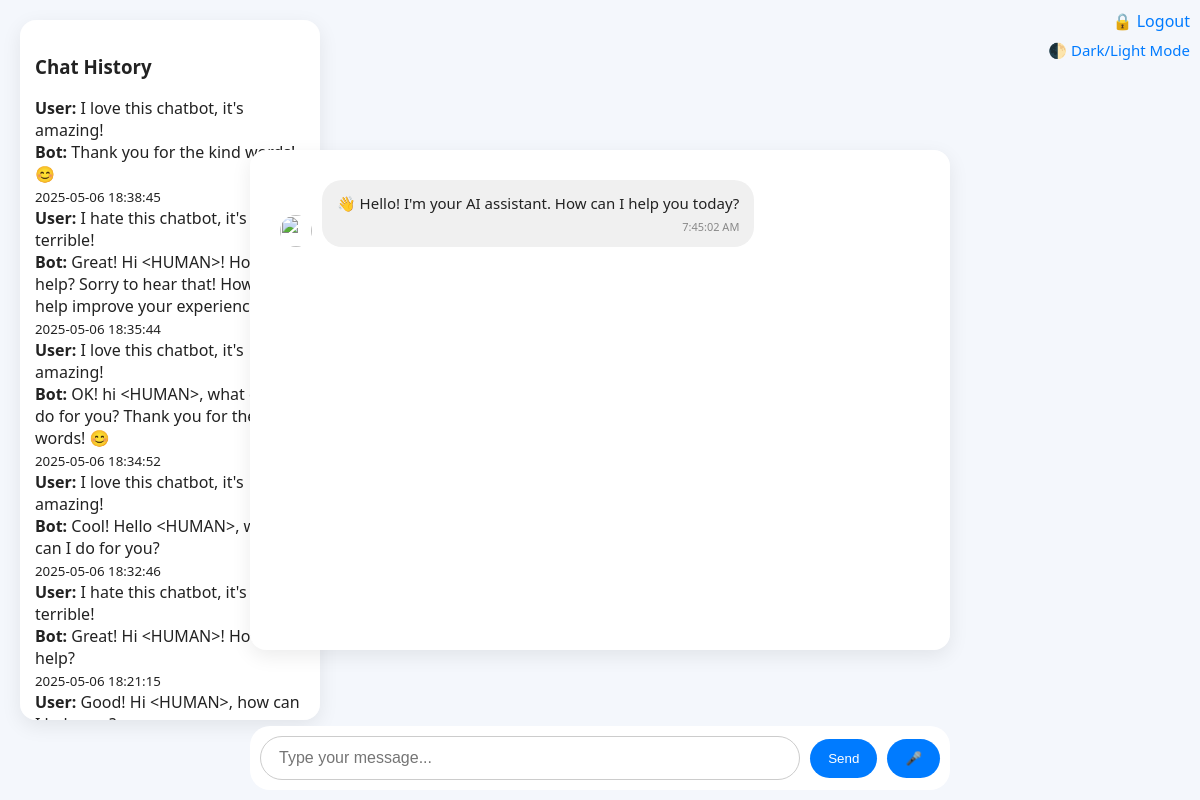
The app's page /chat (signed in) with its own data.
### tables this page shows
CREATE TABLE chat_history (
        id INTEGER PRIMARY KEY AUTOINCREMENT,
        username TEXT NOT NULL,  
        user_message TEXT NOT NULL,
        bot_response TEXT NOT NULL,
        timestamp DATETIME DEFAULT CURRENT_TIMESTAMP
    );

### app.py (the view)
@app.route("/chat")
def chat():
    if "username" not in session:
        return redirect(url_for("login"))
    chat_history = get_chat_history(session["username"])
    return render_template("index.html", username=session["username"], chat_history=chat_history)

### app.py (called while the page is built)
def get_chat_history(username):
    conn = sqlite3.connect('chat_history.db')
    cursor = conn.cursor()
    cursor.execute("SELECT user_message, bot_response, timestamp FROM chat_history WHERE username = ? ORDER BY timestamp DESC", (username,))
    rows = cursor.fetchall()
    conn.close()
    return [{"user_message": row[0], "bot_response": row[1], "timestamp": row[2]} for row in rows]

### templates/index.html (shortened to what this page needs)
<!DOCTYPE html>
<html lang="en">
<head>
</head>
<body>
    <div class="logout-link">
        <a href="/logout">🔒 Logout</a>
    </div>
    <div class="toggle-mode" onclick="toggleTheme()">🌓 Dark/Light Mode</div>
    <div class="container">
        <div class="chat-history">
            <h3>Chat History</h3>
            <div id="chatHistory">
                {% for chat in chat_history %}
                    <div>
                        <strong>User:</strong> {{ chat.user_message }}<br>
                        <strong>Bot:</strong> {{ chat.bot_response }}<br>
                        <small>{{ chat.timestamp }}</small>
                    </div>
                {% endfor %}
            </div>
        </div>
        <div class="chatbox" id="chatbox"></div>
    </div>
    <div class="input-container">
        <input type="text" id="userInput" placeholder="Type your message..." autocomplete="off" />
        <button id="sendBtn" onclick="sendMessage()">Send</button>
        <button class="mic-btn" onclick="startListening()">🎤</button>
    </div>
</body>
</html>

### templates/index.html (style rules this page uses)
:root { --bg-color: #f4f7fc; --text-color: #222; --user-bg: #daf0ff; --bot-bg: #f0f0f0; --input-bg: #fff; --primary: #007bff; }
* { box-sizing: border-box; }
body { margin: 0; font-family: 'Segoe UI', sans-serif; background-color: var(--bg-color); color: var(--text-color); transition: background-color 0.3s ease, color 0.3s ease; }
.container { display: flex; flex-direction: row; justify-content: space-between; padding: 20px; gap: 20px; }
.chat-history { width: 30%; max-width: 300px; background: var(--input-bg); border-radius: 16px; box-shadow: 0 6px 20px rgba(0, 0, 0, 0.08); overflow-y: auto; padding: 15px; height: 700px; position: relative; }
.chatbox { width: 60%; max-width: 700px; height: 500px; background: var(--input-bg); border-radius: 16px; box-shadow: 0 6px 20px rgba(0, 0, 0, 0.08); overflow-y: auto; padding: 20px; display: flex; flex-direction: column; position: absolute; top: 50%; left: 50%; transform: translate(-50%, -50%); }
.input-container { display: flex; width: 100%; position: absolute; bottom: 10px; left: 50%; transform: translateX(-50%); padding: 10px; background-color: var(--input-bg); border-radius: 20px; max-width: 700px; align-items: center; }
input[type="text"] { flex: 1; padding: 12px 18px; font-size: 16px; border: 1px solid #ccc; border-radius: 30px; outline: none; background: var(--input-bg); color: var(--text-color); transition: border-color 0.2s ease; }
button, .mic-btn { padding: 12px 18px; background-color: var(--primary); color: white; border: none; border-radius: 30px; margin-left: 10px; cursor: pointer; transition: background-color 0.2s ease; }
.toggle-mode { margin-bottom: 12px; cursor: pointer; font-size: 15px; color: var(--primary); transition: color 0.3s ease; position: absolute; right: 10px; top: 40px; }
.logout-link { text-align: right; width: 100%; max-width: 600px; margin-bottom: 10px; position: absolute; right: 10px; top: 10px; }
.logout-link a { color: var(--primary); text-decoration: none; font-weight: 500; }

### records on screen
chat_history: user_message "I love this chatbot, it's amazing!", bot_response "Thank you for the kind words! 😊", timestamp "2025-05-06 18:38:45"
chat_history: user_message "I hate this chatbot, it's terrible!", bot_response "Great! Hi <HUMAN>! How can I help? Sorry to hear that! How can I help improve your experience?", timestamp "2025-05-06 18:35:44"
chat_history: user_message "I love this chatbot, it's amazing!", bot_response "OK! hi <HUMAN>, what can I do for you? Thank you for the kind words! 😊", timestamp "2025-05-06 18:34:52"
chat_history: user_message "I love this chatbot, it's amazing!", bot_response "Cool! Hello <HUMAN>, what can I do for you?", timestamp "2025-05-06 18:32:46"
chat_history: user_message "I hate this chatbot, it's terrible!", bot_response "Great! Hi <HUMAN>! How can I help?", timestamp "2025-05-06 18:21:15"
chat_history: user_message "Good! Hi <HUMAN>, how can…"
